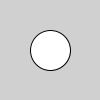
Frame 1 (no input)
Frame 60 (the mouse pressed at the canvas centre just before this capture): identical to frame 1, image omitted
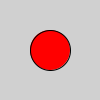
Frame 120 (the mouse held since frame 60 and released just before this capture)

The Processing sketch that drew these frames (run headless with seeded random() and noise(); from frame 60 on, the mouse is pressed at the canvas centre):

// Processing sketch: ej_02_MouseOverCirculo
// ── ej_02_MouseOverCirculo.pde
/******************************************/
/*Processing en el Universo del Videojuego*/
/*Unidad 2: Métodos de Entrada            */
/*Ejemplo 02: Mouse Over Círculo          */
/*                                        */
/* ibuioli@gmail.com                      */
/* jaimeperezmarin@gmail.com              */
/******************************************/

int x = 50;  //Posición en X
int y = 50;  //Posición en Y
int d = 40;  //Diámetro

boolean sobreCir;

void setup(){
}

void draw(){
  background(208);
  
  if(sobreCir == true){
    fill(255, 0, 0);
  }else{
    fill(255);
  }
  
  ellipse(x, y, d, d);
  
  sobreCir = mouseOverCirculo(x, y, d);
}

// ── mouseOverCirculo.pde
boolean mouseOverCirculo(float x, float y, float d){
  
  float distancia = dist(mouseX, mouseY, x, y);
  
  if(distancia < d / 2){
    return true;
  }else{
    return false;
  }
}
